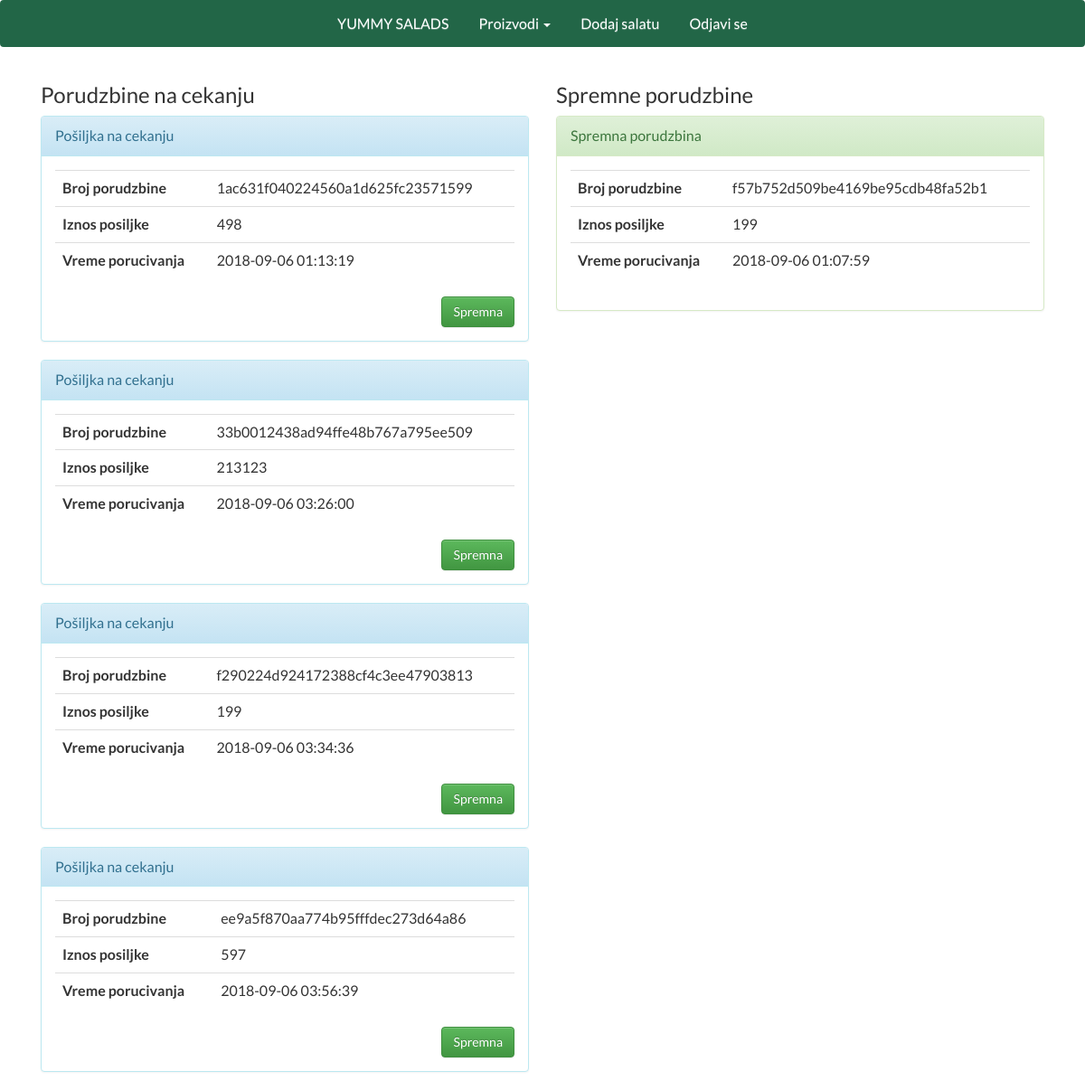
Page /admin_panel.php (signed in) on the committed database.
### tables this page shows
CREATE TABLE `porudzbina` (
  `idporudzbina` int(11) NOT NULL,
  `status` enum('1','2','3') NOT NULL,
  `broj_posiljke` varchar(45) DEFAULT NULL,
  `datum_porudzbine` varchar(45) NOT NULL,
  `ukupan_iznos` decimal(10,0) DEFAULT NULL,
  `kupac_idkupac` int(11) NOT NULL
);

### admin_panel.php (the view, shortened to what this page needs)
<?php
include ('php-assets/admin_session.php');
?>
<!DOCTYPE html>
<html lang="en">
<link rel="stylesheet" href="https://maxcdn.bootstrapcdn.com/bootstrap/3.3.7/css/bootstrap.min.css"
>
<link rel="stylesheet" href="https://maxcdn.bootstrapcdn.com/bootstrap/3.3.7/css/bootstrap-theme.min.css"
>
<link href="css/salate.css" rel="stylesheet">
<head>
    <link rel="stylesheet" href="https://maxcdn.bootstrapcdn.com/bootstrap/3.3.7/js/bootstrap.min.js">
    <link href="//maxcdn.bootstrapcdn.com/font-awesome/4.2.0/css/font-awesome.min.css" rel="stylesheet">
</head>
<body>
<nav class="navbar navbar-custom">
    <div class="container-fluid">
        <div class="collapse navbar-collapse" id="bs-example-navbar-collapse-1">
            <ul class="nav navbar-nav">
                <li><a href="index.php">YUMMY SALADS</a></li>
                <li class="dropdown">
                    <a href="#" class="dropdown-toggle" data-toggle="dropdown" role="button" aria-haspopup="true" aria-expanded="false">Proizvodi <span class="caret"></span></a>
                </li>
                <li><a href="add_product.php">Dodaj salatu</a></li>
                <li class="right"><a href="php-assets/logout.php">Odjavi se</a> </li>
            </ul>
        </div>
    </div>
</nav>
<div class="container">
    <div class="col-lg-6 col-md-6 col-sm-12 col-xs-12">
        <div>
            <h3>Porudzbine na cekanju</h3>
        </div>
<?php
$SQLporudzbine="SELECT * from porudzbina WHERE status=1";
$resultPorudzbine=mysqli_query($connection, $SQLporudzbine);
while ($row=mysqli_fetch_array($resultPorudzbine,MYSQLI_ASSOC)) {
        echo "
                    <div class=\"panel panel-info\">
                    <div class=\"panel-heading\">Pošiljka na cekanju</div>
                    <div class=\"panel-body\">
                        <table class='table'>
                            <tr><th>Broj porudzbine</th><td>" . $row['broj_posiljke'] . "</td></tr>
                            <tr><th>Iznos posiljke</th><td>" . $row['ukupan_iznos'] . "</td></tr>
                            <tr><th>Vreme porucivanja</th><td>" . $row['datum_porudzbine'] . "</td></tr>
                        </table>
                        <button class='btn btn-success right spremnaP' data-id='".$row['idporudzbina']."'>Spremna</button>
                    </div>
                </div>
                ";
    }
    ?>
    </div>
    <div class="col-lg-6 col-md-6 col-sm-12 col-xs-12">
        <div>
            <h3>Spremne porudzbine</h3>
        </div>
        <?php
        $SQLporudzbine="SELECT * from porudzbina WHERE status=2";
        $resultPorudzbine=mysqli_query($connection, $SQLporudzbine);
        while ($row=mysqli_fetch_array($resultPorudzbine,MYSQLI_ASSOC)) {
            echo "
                    <div class=\"panel panel-success\">
                    <div class=\"panel-heading\">Spremna porudzbina</div>
                    <div class=\"panel-body\">
                        <table class='table'>
                            <tr><th>Broj porudzbine</th><td>" . $row['broj_posiljke'] . "</td></tr>
                            <tr><th>Iznos posiljke</th><td>" . $row['ukupan_iznos'] . "</td></tr>
                            <tr><th>Vreme porucivanja</th><td>" . $row['datum_porudzbine'] . "</td></tr>
                        </table>
                    </div>
                </div>
                ";
        }
        ?>
    </div>
</div>
</body>
</html>

### css/salate.css (style rules this page uses)
body { margin: auto; font-family: 'Lato', sans-serif; font-size: 12pt; }
.navbar-custom { background-color: #226647; color: white; }
.navbar-custom .navbar-nav > li > a { color: #ffffff; background-color: transparent; }
.navbar-nav { float:none; display: block; text-align: center; }
.navbar-nav > li { display: inline-block; float: none; }
.right { float: right; }

### rows in the picture
porudzbina: broj_posiljke "1ac631f040224560a1d625fc23571599", ukupan_iznos "498", datum_porudzbine "2018-09-06 01:13:19"
porudzbina: broj_posiljke "33b0012438ad94ffe48b767a795ee509", ukupan_iznos "213123", datum_porudzbine "2018-09-06 03:26:00"
porudzbina: broj_posiljke "f290224d924172388cf4c3ee47903813", ukupan_iznos "199", datum_porudzbine "2018-09-06 03:34:36"
porudzbina: broj_posiljke "ee9a5f870aa774b95fffdec273d64a86", ukupan_iznos "597", datum_porudzbine "2018-09-06 03:56:39"
porudzbina: broj_posiljke "f57b752d509be4169be95cdb48fa52b1", ukupan_iznos "199", datum_porudzbine "2018-09-06 01:07:59"
